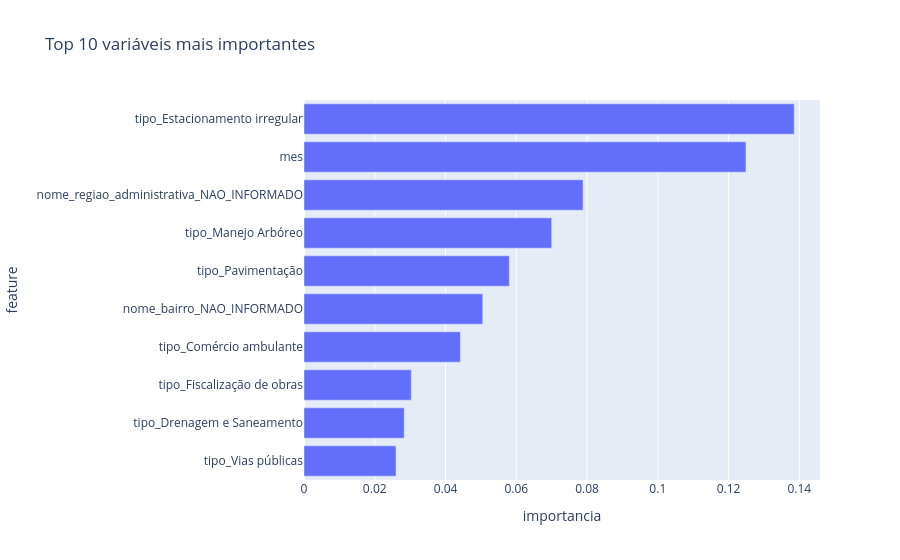

Notebook source saved alongside this figure:
### Code cell
fig = px.bar(
    df_importancia.head(10),
    x="importancia",
    y="feature",
    orientation="h",
    title="Top 10 variáveis mais importantes"
)

fig.update_layout(yaxis={"categoryorder": "total ascending"})
fig.show()

### Figure 1 — Plotly figure (JSON) as saved in the notebook; plotly's stock layout.template omitted (floating-point values rounded to 4 significant figures)
{"data": [{"hovertemplate": "importancia=%{x}<br>feature=%{y}<extra></extra>", "legendgroup": "", "marker": {"color": "#636efa", "pattern": {"shape": ""}}, "name": "", "orientation": "h", "showlegend": false, "textposition": "auto", "type": "bar", "x": [0.1385, 0.1249, 0.07888, 0.07001, 0.05804, 0.05053, 0.0442, 0.03032, 0.02833, 0.026], "xaxis": "x", "y": ["tipo_Estacionamento irregular", "mes", "nome_regiao_administrativa_NAO_INFORMADO", "tipo_Manejo Arbóreo", "tipo_Pavimentação", "nome_bairro_NAO_INFORMADO", "tipo_Comércio ambulante", "tipo_Fiscalização de obras", "tipo_Drenagem e Saneamento", "tipo_Vias públicas"], "yaxis": "y"}], "layout": {"barmode": "relative", "legend": {"tracegroupgap": 0}, "title": {"text": "Top 10 variáveis mais importantes"}, "xaxis": {"anchor": "y", "domain": [0, 1], "title": {"text": "importancia"}}, "yaxis": {"anchor": "x", "categoryorder": "total ascending", "domain": [0, 1], "title": {"text": "feature"}}}}
